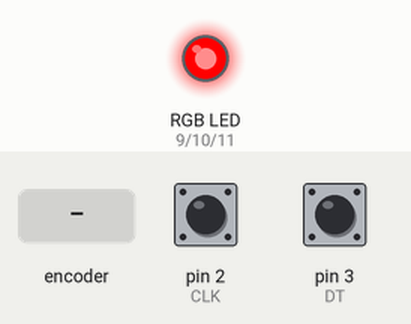
Recording of a program running on a simulated Arduino Uno, built with avr-gcc and run on an emulated ATmega328P. On the bench: an RGB LED mixed from three pins (HIGH = lit). The inputs (shaded band) are chosen by the test bench; at power-on: pin 2 (CLK) HIGH, pin 3 (DT) HIGH.

Above: at 1.2 s.
1.3 s: rotary encoder on pin 2 (CLK) / pin 3 (DT) turned 3 steps (first pin leading)
At 2.9 s:
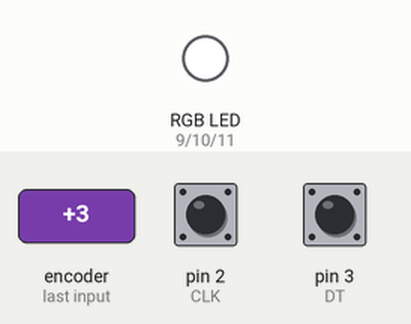
4.3 s: rotary encoder on pin 2 (CLK) / pin 3 (DT) turned 1 step (first pin leading)
At 4.9 s:
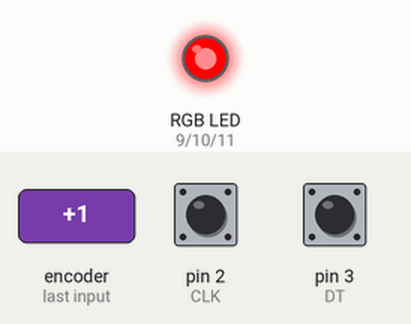
6.0 s: rotary encoder on pin 2 (CLK) / pin 3 (DT) turned 1 step (first pin leading)
At 7.3 s:
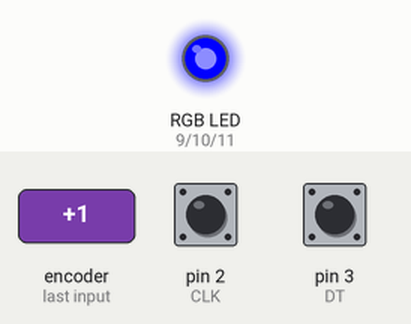
7.7 s: rotary encoder on pin 2 (CLK) / pin 3 (DT) turned 1 step (first pin leading)
At 8.7 s:
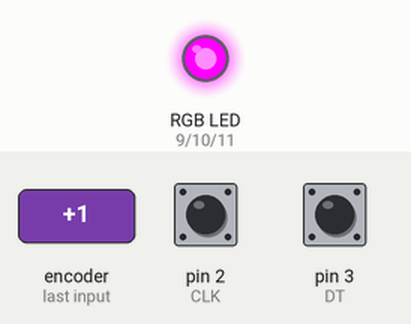
9.4 s: rotary encoder on pin 2 (CLK) / pin 3 (DT) turned 1 step (first pin leading)
At 10.0 s:
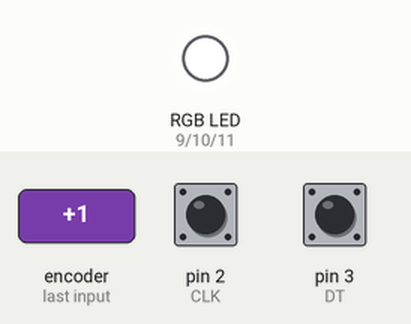
Timing chart, 0 to 12.1 s (numbered marks = the images above; inputs shaded):
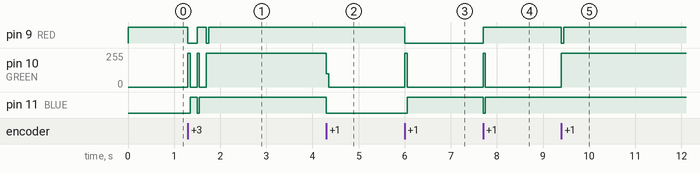

The program:

main.cpp
```cpp
#include <Arduino.h>

#define CLK 2
#define DT 3
#define SW 4

#define RED 9
#define GREEN 10
#define BLUE 11

int lastCLK;
int color = 0;

void setColor(int r, int g, int b) {
  analogWrite(RED, r);
  analogWrite(GREEN, g);
  analogWrite(BLUE, b);
}

void setup() {
  pinMode(CLK, INPUT_PULLUP);
  pinMode(DT, INPUT_PULLUP);
  pinMode(SW, INPUT_PULLUP);

  pinMode(RED, OUTPUT);
  pinMode(GREEN, OUTPUT);
  pinMode(BLUE, OUTPUT);

  lastCLK = digitalRead(CLK);

  setColor(255, 0, 0);
}

void loop() {

  int currentCLK = digitalRead(CLK);

  if (currentCLK != lastCLK) {

    if (digitalRead(DT) != currentCLK) {
      color++;
    } else {
      color--;
    }

    if (color > 7) color = 0;
    if (color < 0) color = 7;

    switch (color) {

      case 0:
        setColor(255, 0, 0);       // Red
        break;

      case 1:
        setColor(0, 255, 0);       // Green
        break;

      case 2:
        setColor(0, 0, 255);       // Blue
        break;

      case 3:
        setColor(255, 255, 0);     // Yellow
        break;

      case 4:
        setColor(255, 0, 255);     // Purple
        break;

      case 5:
        setColor(0, 255, 255);     // Cyan
        break;

      case 6:
        setColor(255, 255, 255);   // White
        break;

      case 7:
        setColor(255, 100, 0);     // Orange
        break;
    }

    delay(5);
  }

  lastCLK = currentCLK;
}
```

Measured:
- after the input at 1.3 s, pin 9 (RED): HIGH → LOW at once, → HIGH 0.20 s later, → LOW 0.20 s later, → HIGH 0.05 s later; pin 10 (GREEN): 0/255 → 255/255 after 0.40 s; pin 11 (BLUE): LOW → HIGH after 0.05 s, → LOW 0.15 s later, → HIGH 0.05 s later
- after the input at 4.3 s, pin 10 (GREEN): 255/255 → 0/255 at once; pin 11 (BLUE): HIGH → LOW at once
- after the input at 6.0 s, pin 9 (RED): HIGH → LOW at once; pin 10 (GREEN): 0/255 → 255/255 at once, → 0/255 0.05 s later; pin 11 (BLUE): LOW → HIGH after 0.05 s
- after the input at 7.7 s, pin 9 (RED): LOW → HIGH at once; pin 10 (GREEN): 0/255 → 255/255 at once, → 0/255 0.05 s later; pin 11 (BLUE): HIGH → LOW at once, → HIGH 0.05 s later
- after the input at 9.4 s, pin 9 (RED): HIGH → LOW at once, → HIGH 0.05 s later; pin 10 (GREEN): 0/255 → 255/255 at once
